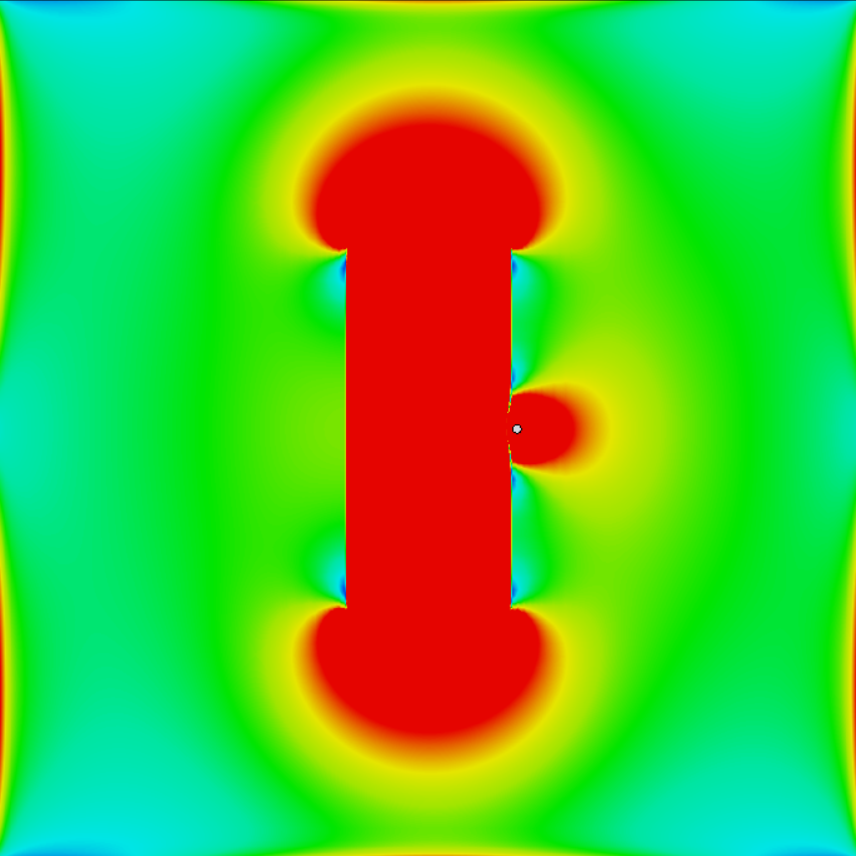
#> input picture data/curimg/curimg_g_0.4_1.8/img_0.png, 856 x 856 px, found by its file name
$ python run_curExtraction.py
#> lines starting #> are read from the running program, lines starting #| are printed output that depends on the picture
### lib/cutter.py
"""
Antenna current-distribution image processing via PCA + K-Means.

Classes:
    AntennaCutter - PCA decomposition, K-Means thresholding,
                    binarization, and quadrant symmetrization.
"""

import cv2
import numpy as np


class AntennaCutter:
    """Extract binary feature maps from CST current-distribution images."""

    def __init__(self):
        pass

    def PCA_proimg(self, imgp):
        """
        PCA dimensionality reduction on 36 phase-varied images.

        Steps:
          0. Downsample to 200x200, extract the R channel.
          1. Build a super-array: (x*y, 36) from 36 phase images.
          2. SVD decomposition — keep only the 1st principal component.
          3. Reshape back to (x, y).
          4. Normalize to [0, 255] and invert.
          5. Colour-invert (255 - value).

        Args:
            imgp: Path prefix for the 36 image files (img_0.png ... img_35.png).

        Returns:
            2-D uint8 numpy array (x, y) of the processed image.
        """
#> called with imgp = 'data/curimg/curimg_p_0.5_1.8/'
        # ---- 0. Downsample & extract R channel ----
        img = cv2.imread(imgp + 'img_0.png', 1)
#> img is the input picture: shape (856, 856, 3); mean B, G, R 49.9, 190.7, 77
        img = cv2.resize(img, (200, 200))
#> img: shape (200, 200, 3)
        _, _, array = cv2.split(img)        # split into B, G, R — keep R
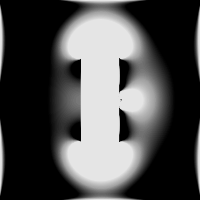
#> array: shape (200, 200); min 0, max 229, mean 76.9
        array = array.T
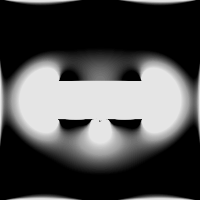
#> array: shape (200, 200); min 0, max 229, mean 76.9
        x, y = array.shape[0], array.shape[1]
#> x = 200; y = 200

        # ---- 1. Build super-array: each column = one phase ----
        Superarray = np.zeros((x * y, 36), dtype=np.uint8)
        for n in range(36):
            img = cv2.imread(imgp + f'img_{n}.png', 1)
            img = cv2.resize(img, (200, 200))
            _, _, array = cv2.split(img)
            array = array.T
            x, y = array.shape[0], array.shape[1]
            counter = 0
            for i in range(x):
                for j in range(y):
                    Superarray[counter][n] = array[i][j]
                    counter += 1
#> after the loop, counter = 40000

        # ---- 2. SVD: keep 1st principal component ----
        U, s, VT = np.linalg.svd(Superarray)

        # ---- 3. Reshape back to image dimensions ----
        imgarr = np.zeros((x, y), dtype=np.uint8)
        counter = 0
        for i in range(x):
            for j in range(y):
                # U values are very small — scale up by 10000
                imgarr[i][j] = abs(U[counter][0] * 10000)
                counter += 1

        # ---- 4. Normalize to [0, 255] ----
        min_val = imgarr.min()
        max_val = imgarr.max()
        imgarr = 255 - 255 * ((imgarr - min_val) / (max_val - min_val))

        # ---- 5. Invert colours ----
        for i in range(x):
            for j in range(y):
                imgarr[i][j] = 255 - imgarr[i][j]

        return imgarr

    # [139 lines left out: functions Kmeans_getk, img_Binarization, img_Symmetrization, not called in this run]

### run_curExtraction.py
"""
Current Characteristic Extraction
---------------------------------
Extract binary feature maps for the radiation and ground structures
from CST current-distribution images using PCA + K-Means clustering.

Usage:
    python run_extraction.py
"""

import os
import sys

# Ensure the project root is on sys.path
ROOT = os.path.dirname(os.path.abspath(__file__))
if ROOT not in sys.path:
    sys.path.insert(0, ROOT)

import numpy as np
import PIL.Image as Image
import matplotlib.pyplot as plt

from lib.cutter import AntennaCutter


# ---- Paths (relative to project root) ----
DATA   = os.path.join(ROOT, 'data')
OUTPUT = os.path.join(ROOT, 'output')

p_p1 = os.path.join(DATA, 'curimg', 'curimg_p_0.5_1.8') + os.sep
p_p2 = os.path.join(DATA, 'curimg', 'curimg_p_0.5_2.3') + os.sep
p_p3 = os.path.join(DATA, 'curimg', 'curimg_p_0.5_2.8') + os.sep

g_p1 = os.path.join(DATA, 'curimg', 'curimg_g_0.4_1.8') + os.sep
g_p2 = os.path.join(DATA, 'curimg', 'curimg_g_0.4_2.3') + os.sep
g_p3 = os.path.join(DATA, 'curimg', 'curimg_g_0.4_2.8') + os.sep

p_chara_name = 'p_chara.npy'
g_chara_name = 'g_chara.npy'


def process(p1, p2, p3, save_name, kind):
    """
    Run PCA + K-Means extraction on three frequency folders,
    merge results via element-wise max, symmetrize, save, and display.

    Args:
        p1, p2, p3:  Paths to image folders for 1.8 / 2.3 / 2.8 GHz.
        save_name:   Output filename (saved under output/charadata/).
        kind:        'radiation' or 'ground'.
    """
    cutter = AntennaCutter()
    chara_dir = os.path.join(OUTPUT, 'charadata')
    save_path = os.path.join(chara_dir, save_name)

    if os.path.exists(save_path):
        print(f'{save_path} already exists — loading cached result.')
        arr_sym = np.load(save_path)
    else:
        prearr1 = cutter.PCA_proimg(p1)
        k1 = cutter.Kmeans_getk(prearr1, kind)
        imgarr1 = cutter.img_Binarization(prearr1, k1, kind)

        prearr2 = cutter.PCA_proimg(p2)
        k2 = cutter.Kmeans_getk(prearr2, kind)
        imgarr2 = cutter.img_Binarization(prearr2, k2, kind)

        prearr3 = cutter.PCA_proimg(p3)
        k3 = cutter.Kmeans_getk(prearr3, kind)
        imgarr3 = cutter.img_Binarization(prearr3, k3, kind)

        # Merge three frequencies via element-wise maximum
        arr = np.maximum(imgarr1, imgarr2, imgarr3)

        # Symmetrize
        arr_sym = cutter.img_Symmetrization(arr)

        os.makedirs(chara_dir, exist_ok=True)
        np.save(save_path, arr_sym)

    # Display result
    image = Image.fromarray(arr_sym.T)
    plt.imshow(image, 'gray')
    plt.show()


# ---------------------------------------------------------------------------
if __name__ == '__main__':
#> (the run stopped early here; a loop or call above may not have finished)
